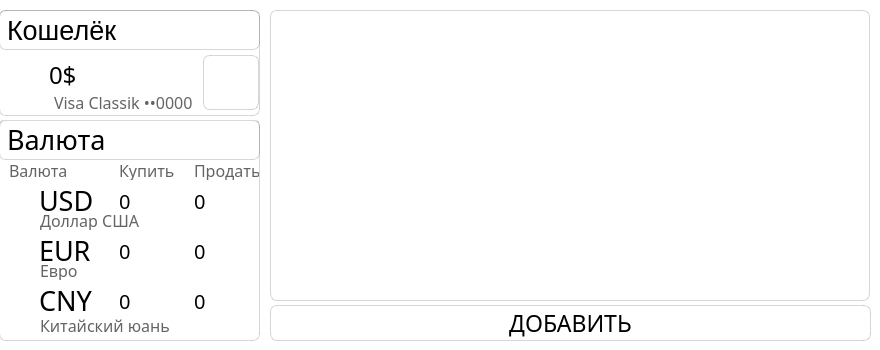
    <widget class="QWidget" name="tab_main">
     <property name="styleSheet">
      <string notr="true">border-color: rgba(255, 255, 255, 0);
background-color: rgba(255, 255, 255, 0);</string>
     </property>
     <attribute name="title">
      <string>Главная</string>
     </attribute>
     <widget class="QFrame" name="koshelek">
      <property name="geometry">
       <rect>
        <x>-1</x>
        <y>10</y>
        <width>261</width>
        <height>106</height>
       </rect>
      </property>
      <property name="styleSheet">
       <string notr="true">background-color: rgba(255, 255, 255, 30); 
border: 1px solid rgba(0,0,0,40);
border-radius: 7px;</string>
      </property>
      <property name="frameShape">
       <enum>QFrame::StyledPanel</enum>
      </property>
      <property name="frameShadow">
       <enum>QFrame::Raised</enum>
      </property>
      <widget class="QLabel" name="label">
       <property name="geometry">
        <rect>
         <x>0</x>
         <y>0</y>
         <width>261</width>
         <height>40</height>
        </rect>
       </property>
       <property name="maximumSize">
        <size>
         <width>16777215</width>
         <height>40</height>
        </size>
       </property>
       <property name="styleSheet">
        <string notr="true">font-size: 20pt;</string>
       </property>
       <property name="text">
        <string>Кошелёк</string>
       </property>
      </widget>
      <widget class="QLabel" name="label_4">
       <property name="geometry">
        <rect>
         <x>-15</x>
         <y>40</y>
         <width>71</width>
         <height>61</height>
        </rect>
       </property>
       <property name="maximumSize">
        <size>
         <width>900</width>
         <height>900</height>
        </size>
       </property>
       <property name="styleSheet">
        <string notr="true">background-color: rgba(255, 255, 255, 0);
border-color: rgba(255, 255, 255, 0);</string>
       </property>
       <property name="text">
        <string/>
       </property>
       <property name="pixmap">
        <pixmap resource="wallpapers/wall.qrc">:/logo/card-dynamic-premium.png</pixmap>
       </property>
       <property name="scaledContents">
        <bool>true</bool>
       </property>
      </widget>
      <widget class="QLabel" name="chet">
       <property name="geometry">
        <rect>
         <x>50</x>
         <y>50</y>
         <width>141</width>
         <height>30</height>
        </rect>
       </property>
       <property name="maximumSize">
        <size>
         <width>16777215</width>
         <height>30</height>
        </size>
       </property>
       <property name="styleSheet">
        <string notr="true">font-size: 18pt;
font-family: Neo Sans Pro;

background-color: none;
border: none;</string>
       </property>
       <property name="text">
        <string>0$</string>
       </property>
       <property name="alignment">
        <set>Qt::AlignJustify|Qt::AlignVCenter</set>
       </property>
      </widget>
      <widget class="QLabel" name="cardvisa">
       <property name="geometry">
        <rect>
         <x>50</x>
         <y>80</y>
         <width>146</width>
         <height>25</height>
        </rect>
       </property>
       <property name="maximumSize">
        <size>
         <width>16777215</width>
         <height>30</height>
        </size>
       </property>
       <property name="styleSheet">
        <string notr="true">background-color: rgba(255, 255, 255, 0);
border-color: rgba(255, 255, 255, 0);
color: rgba(100, 100, 100);
font-size: 12pt;
font-family: Neo Sans Pro;
</string>
       </property>
       <property name="text">
        <string>Visa Classik ••0000</string>
       </property>
      </widget>
      <widget class="QPushButton" name="daideneg">
       <property name="geometry">
        <rect>
         <x>204</x>
         <y>45</y>
         <width>56</width>
         <height>55</height>
        </rect>
       </property>
       <property name="text">
        <string/>
       </property>
       <property name="icon">
        <iconset resource="wallpapers/wall.qrc">
         <normaloff>:/logo/daideneg.png</normaloff>:/logo/daideneg.png</iconset>
       </property>
       <property name="iconSize">
        <size>
         <width>50</width>
         <height>50</height>
        </size>
       </property>
      </widget>
     </widget>
     <widget class="QFrame" name="valuta">
      <property name="geometry">
       <rect>
        <x>-1</x>
        <y>120</y>
        <width>261</width>
        <height>221</height>
       </rect>
      </property>
      <property name="styleSheet">
       <string notr="true">font-size: 20pt;
font-family: Neo Sans Pro;
background-color: rgba(255, 255, 255, 30); 
border: 1px solid rgba(0,0,0,40);
border-radius: 7px;</string>
      </property>
      <property name="frameShape">
       <enum>QFrame::StyledPanel</enum>
      </property>
      <property name="frameShadow">
       <enum>QFrame::Raised</enum>
      </property>
      <widget class="QLabel" name="label_2">
       <property name="geometry">
        <rect>
         <x>0</x>
         <y>-1</y>
         <width>261</width>
         <height>41</height>
        </rect>
       </property>
       <property name="styleSheet">
        <string notr="true"/>
       </property>
       <property name="text">
        <string>Валюта</string>
       </property>
      </widget>
      <widget class="QLabel" name="label_9">
       <property name="geometry">
        <rect>
         <x>40</x>
         <y>65</y>
         <width>77</width>
         <height>31</height>
        </rect>
       </property>
       <property name="styleSheet">
        <string notr="true">font-size: 20pt;
font-family: Neo Sans Pro;
border: none;</string>
       </property>
       <property name="text">
        <string>USD</string>
       </property>
      </widget>
      <widget class="QLabel" name="usdbuy">
       <property name="geometry">
        <rect>
         <x>120</x>
         <y>65</y>
         <width>71</width>
         <height>31</height>
        </rect>
       </property>
       <property name="styleSheet">
        <string notr="true">
font-size: 15pt;
font-family: Neo Sans Pro;
border: none;</string>
       </property>
       <property name="text">
        <string>0</string>
       </property>
       <property name="alignment">
        <set>Qt::AlignJustify|Qt::AlignVCenter</set>
       </property>
      </widget>
      <widget class="QLabel" name="label_10">
       <property name="geometry">
        <rect>
         <x>40</x>
         <y>90</y>
         <width>170</width>
         <height>21</height>
        </rect>
       </property>
       <property name="styleSheet">
        <string notr="true">background-color: rgba(255, 255, 255, 0);
border-color: rgba(255, 255, 255, 0);
font-size: 12pt;
color: rgba(100, 100, 100);</string>
       </property>
       <property name="text">
        <string>Доллар США</string>
       </property>
       <property name="alignment">
        <set>Qt::AlignJustify|Qt::AlignVCenter</set>
       </property>
      </widget>
      <widget class="QLabel" name="usdsell">
       <property name="geometry">
        <rect>
         <x>195</x>
         <y>65</y>
         <width>61</width>
         <height>31</height>
        </rect>
       </property>
       <property name="styleSheet">
        <string notr="true">
font-size: 15pt;
font-family: Neo Sans Pro;
border: none;</string>
       </property>
       <property name="text">
        <string>0</string>
       </property>
       <property name="alignment">
        <set>Qt::AlignJustify|Qt::AlignVCenter</set>
       </property>
      </widget>
      <widget class="QLabel" name="label_39">
       <property name="geometry">
        <rect>
         <x>40</x>
         <y>115</y>
         <width>81</width>
         <height>31</height>
        </rect>
       </property>
       <property name="maximumSize">
        <size>
         <width>800</width>
         <height>16777215</height>
        </size>
       </property>
       <property name="styleSheet">
        <string notr="true">
font-size: 20pt;
font-family: Neo Sans Pro;
border: none;</string>
       </property>
       <property name="text">
        <string>EUR</string>
       </property>
      </widget>
      <widget class="QLabel" name="eurbuy">
       <property name="geometry">
        <rect>
         <x>120</x>
         <y>115</y>
         <width>71</width>
         <height>31</height>
        </rect>
       </property>
       <property name="styleSheet">
        <string notr="true">
font-size: 15pt;
font-family: Neo Sans Pro;
border: none;</string>
       </property>
       <property name="text">
        <string>0</string>
       </property>
       <property name="alignment">
        <set>Qt::AlignJustify|Qt::AlignVCenter</set>
       </property>
      </widget>
      <widget class="QLabel" name="eursell">
       <property name="geometry">
        <rect>
         <x>195</x>
         <y>115</y>
         <width>61</width>
         <height>31</height>
        </rect>
       </property>
       <property name="styleSheet">
        <string notr="true">
font-size: 15pt;
font-family: Neo Sans Pro;
border: none;</string>
       </property>
       <property name="text">
        <string>0</string>
       </property>
       <property name="alignment">
        <set>Qt::AlignJustify|Qt::AlignVCenter</set>
       </property>
      </widget>
      <widget class="QLabel" name="label_40">
       <property name="geometry">
        <rect>
         <x>40</x>
         <y>140</y>
         <width>70</width>
         <height>21</height>
        </rect>
       </property>
       <property name="maximumSize">
        <size>
         <width>70</width>
         <height>16777215</height>
        </size>
       </property>
       <property name="styleSheet">
        <string notr="true">background-color: rgba(255, 255, 255, 0);
border-color: rgba(255, 255, 255, 0);
color: rgba(180, 180, 180);
font-size: 12pt;
font-family: Neo Sans Pro;
color: rgba(100, 100, 100);</string>
       </property>
       <property name="text">
        <string>Евро</string>
       </property>
       <property name="alignment">
        <set>Qt::AlignJustify|Qt::AlignVCenter</set>
       </property>
      </widget>
      <widget class="QLabel" name="label_19">
       <property name="geometry">
        <rect>
         <x>40</x>
         <y>165</y>
         <width>77</width>
         <height>31</height>
        </rect>
       </property>
       <property name="styleSheet">
        <string notr="true">
font-size: 20pt;
font-family: Neo Sans Pro;
border: none;</string>
       </property>
       <property name="text">
        <string>CNY</string>
       </property>
      </widget>
      <widget class="QLabel" name="label_20">
       <property name="geometry">
        <rect>
         <x>40</x>
         <y>195</y>
         <width>131</width>
         <height>21</height>
        </rect>
       </property>
       <property name="maximumSize">
        <size>
         <width>999</width>
         <height>16777215</height>
        </size>
       </property>
       <property name="styleSheet">
        <string notr="true">background-color: rgba(255, 255, 255, 0);
border-color: rgba(255, 255, 255, 0);
color: rgba(180, 180, 180);
font-size: 12pt;
font-family: Neo Sans Pro;
color: rgba(100, 100, 100);</string>
       </property>
       <property name="text">
        <string>Китайский юань</string>
       </property>
       <property name="alignment">
        <set>Qt::AlignJustify|Qt::AlignVCenter</set>
       </property>
      </widget>
      <widget class="QLabel" name="cnysell">
       <property name="geometry">
        <rect>
         <x>195</x>
         <y>165</y>
         <width>61</width>
         <height>31</height>
        </rect>
       </property>
       <property name="styleSheet">
        <string notr="true">
font-size: 15pt;
font-family: Neo Sans Pro;
border: none;</string>
       </property>
       <property name="text">
        <string>0</string>
       </property>
       <property name="alignment">
        <set>Qt::AlignJustify|Qt::AlignVCenter</set>
       </property>
      </widget>
      <widget class="QLabel" name="cnybuy">
       <property name="geometry">
        <rect>
         <x>120</x>
         <y>165</y>
         <width>71</width>
         <height>31</height>
        </rect>
       </property>
       <property name="styleSheet">
        <string notr="true">
font-size: 15pt;
font-family: Neo Sans Pro;
border: none;</string>
       </property>
       <property name="text">
        <string>0</string>
       </property>
       <property name="alignment">
        <set>Qt::AlignJustify|Qt::AlignVCenter</set>
       </property>
      </widget>
      <widget class="QLabel" name="label_11">
       <property name="geometry">
        <rect>
         <x>5</x>
         <y>40</y>
         <width>111</width>
         <height>21</height>
        </rect>
       </property>
       <property name="styleSheet">
        <string notr="true">background-color: rgba(255, 255, 255, 0);
border-color: rgba(255, 255, 255, 0);
font-size: 12pt;
color: rgba(100, 100, 100);</string>
       </property>
       <property name="text">
        <string>Валюта</string>
       </property>
      </widget>
      <widget class="QLabel" name="label_12">
       <property name="geometry">
        <rect>
         <x>115</x>
         <y>40</y>
         <width>71</width>
         <height>21</height>
        </rect>
       </property>
       <property name="styleSheet">
        <string notr="true">background-color: rgba(255, 255, 255, 0);
border-color: rgba(255, 255, 255, 0);
font-size: 12pt;
color: rgba(100, 100, 100);</string>
       </property>
       <property name="text">
        <string>Купить</string>
       </property>
      </widget>
      <widget class="QLabel" name="label_13">
       <property name="geometry">
        <rect>
         <x>190</x>
         <y>40</y>
         <width>71</width>
         <height>21</height>
        </rect>
       </property>
       <property name="styleSheet">
        <string notr="true">background-color: rgba(255, 255, 255, 0);
border-color: rgba(255, 255, 255, 0);
font-size: 12pt;
color: rgba(100, 100, 100);</string>
       </property>
       <property name="text">
        <string>Продать</string>
       </property>
      </widget>
      <widget class="QLabel" name="label_5">
       <property name="geometry">
        <rect>
         <x>-15</x>
         <y>60</y>
         <width>56</width>
         <height>51</height>
        </rect>
       </property>
       <property name="maximumSize">
        <size>
         <width>900</width>
         <height>900</height>
        </size>
       </property>
       <property name="styleSheet">
        <string notr="true">background-color: rgba(255, 255, 255, 0);
border-color: rgba(255, 255, 255, 0);</string>
       </property>
       <property name="text">
        <string/>
       </property>
       <property name="pixmap">
        <pixmap resource="wallpapers/wall.qrc">:/logo/dollar-dynamic-color.png</pixmap>
       </property>
       <property name="scaledContents">
        <bool>true</bool>
       </property>
      </widget>
      <widget class="QLabel" name="label_8">
       <property name="geometry">
        <rect>
         <x>-15</x>
         <y>110</y>
         <width>56</width>
         <height>51</height>
        </rect>
       </property>
       <property name="maximumSize">
        <size>
         <width>900</width>
         <height>900</height>
        </size>
       </property>
       <property name="styleSheet">
        <string notr="true">background-color: rgba(255, 255, 255, 0);
border-color: rgba(255, 255, 255, 0);</string>
       </property>
       <property name="text">
        <string/>
       </property>
       <property name="pixmap">
        <pixmap resource="wallpapers/wall.qrc">:/logo/euro-dynamic-color.png</pixmap>
       </property>
       <property name="scaledContents">
        <bool>true</bool>
       </property>
      </widget>
      <widget class="QLabel" name="label_17">
       <property name="geometry">
        <rect>
         <x>-15</x>
         <y>160</y>
         <width>56</width>
         <height>51</height>
        </rect>
       </property>
       <property name="maximumSize">
        <size>
         <width>900</width>
         <height>900</height>
        </size>
       </property>
       <property name="styleSheet">
        <string notr="true">background-color: rgba(255, 255, 255, 0);
border-color: rgba(255, 255, 255, 0);</string>
       </property>
       <property name="text">
        <string/>
       </property>
       <property name="pixmap">
        <pixmap resource="wallpapers/wall.qrc">:/logo/yuan-dynamic-color.png</pixmap>
       </property>
       <property name="scaledContents">
        <bool>true</bool>
       </property>
      </widget>
     </widget>
     <widget class="QTableWidget" name="tableWidget">
      <property name="geometry">
       <rect>
        <x>270</x>
        <y>10</y>
        <width>600</width>
        <height>291</height>
       </rect>
      </property>
      <property name="sizePolicy">
       <sizepolicy hsizetype="Fixed" vsizetype="Fixed">
        <horstretch>0</horstretch>
        <verstretch>0</verstretch>
       </sizepolicy>
      </property>
      <property name="styleSheet">
       <string notr="true">background-color: rgba(255, 255, 255); 
border: 1px solid rgba(0,0,0,40);
border-radius: 7px;
font: Light</string>
      </property>
      <property name="horizontalScrollBarPolicy">
       <enum>Qt::ScrollBarAsNeeded</enum>
      </property>
      <property name="sizeAdjustPolicy">
       <enum>QAbstractScrollArea::AdjustToContents</enum>
      </property>
      <property name="gridStyle">
       <enum>Qt::DotLine</enum>
      </property>
      <attribute name="horizontalHeaderCascadingSectionResizes">
       <bool>false</bool>
      </attribute>
      <attribute name="horizontalHeaderDefaultSectionSize">
       <number>100</number>
      </attribute>
      <attribute name="horizontalHeaderHighlightSections">
       <bool>false</bool>
      </attribute>
      <attribute name="horizontalHeaderMinimumSectionSize">
       <number>5</number>
      </attribute>
      <attribute name="verticalHeaderVisible">
       <bool>false</bool>
      </attribute>
      <attribute name="verticalHeaderMinimumSectionSize">
       <number>5</number>
      </attribute>
     </widget>
     <widget class="QPushButton" name="add_hist">
      <property name="geometry">
       <rect>
        <x>270</x>
        <y>305</y>
        <width>601</width>
        <height>36</height>
       </rect>
      </property>
      <property name="sizePolicy">
       <sizepolicy hsizetype="Minimum" vsizetype="Preferred">
        <horstretch>0</horstretch>
        <verstretch>0</verstretch>
       </sizepolicy>
      </property>
      <property name="layoutDirection">
       <enum>Qt::LeftToRight</enum>
      </property>
      <property name="styleSheet">
       <string notr="true">font-size: 17pt;
font-family: Neo Sans Pro;
background-color: rgba(255, 255, 255, 30); 
border: 1px solid rgba(0,0,0,40);
border-radius: 7px;</string>
      </property>
      <property name="text">
       <string>ДОБАВИТЬ</string>
      </property>
      <property name="icon">
       <iconset resource="wallpapers/wall.qrc">
        <normaloff>:/logo/plus-dynamic-premium.png</normaloff>:/logo/plus-dynamic-premium.png</iconset>
      </property>
      <property name="iconSize">
       <size>
        <width>100</width>
        <height>100</height>
       </size>
      </property>
     </widget>
     <zorder>koshelek</zorder>
     <zorder>valuta</zorder>
     <zorder>add_hist</zorder>
     <zorder>tableWidget</zorder>
    </widget>
